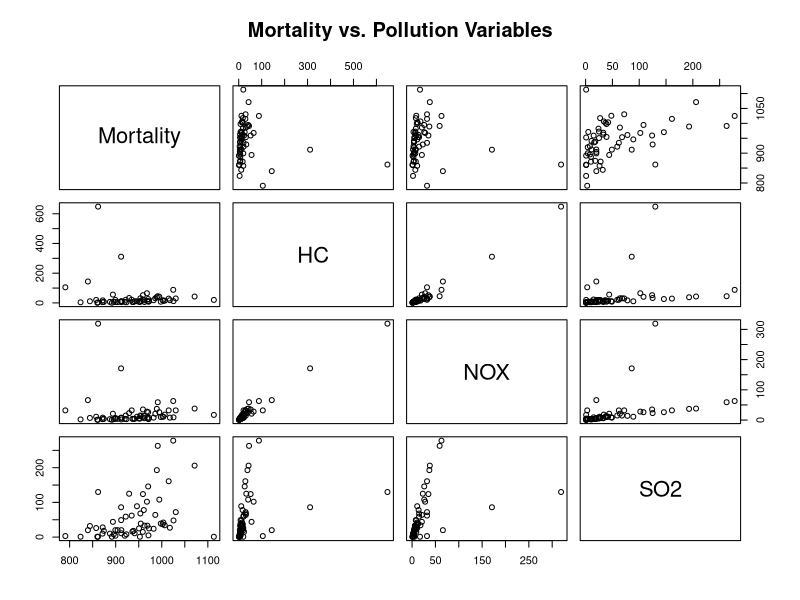

The R script that drew this image:
## ---- chunk 1
knitr::opts_chunk$set(echo = TRUE)
## ---- chunk 2
    mort <- read.csv("mort.csv")
## ---- chunk 3
    pollution_vars <- mort[, c("Mortality", "HC", "NOX", "SO2")]
    pairs(pollution_vars, main = "Mortality vs. Pollution Variables")
    
    # From the scatter-plot matrix, you can see a general upward trend between Mortality 
    # and each of the three pollution measures (HC, NOX, and SO2). Higher pollution 
    # levels tend to coincide with higher mortality rates, although the strength of that 
    # relationship may vary by pollutant. There also appears to be some clustering in the 
    # data: a group of cities with relatively lower pollution and mortality, and another 
    # set with higher values of both. Additionally, the pollution variables themselves 
    # show positive associations with each other, suggesting that cities with high levels 
    # of one pollutant tend to have high levels of the others as well.
## ---- chunk 4
    initial_model <- lm(Mortality ~ Precip + Humidity + JanTemp + JulyTemp + Over65 
                        + House + Educ + Sound + Density + NonWhite + WhiteCol 
                        + Poor, data = mort)
    summary(initial_model)

    library(MASS)
    step_model <- stepAIC(initial_model, direction = "both", trace = FALSE)
    summary(step_model)
    
    # In the final stepwise‐selected model, Mortality is explained best by 
    # Precip, JanTemp, JulyTemp, House, Educ, Density, and NonWhite.
    #
    # Interpreting the regression coefficients:
    # Precipitation (Precip) = higher mortality.
    # Warmer winter (JanTemp) and summer (JulyTemp) = lower mortality.
    # Areas with higher average housing (House) values = lower mortality.
    # Higher levels of education (Educ) = lower mortality.
    # More densely populated areas (Density) = slightly higher mortality.
    # Higher proportions of nonwhite residents (NonWhite) = higher mortality.
## ---- chunk 5
    mort$logHC <- log(mort$HC)
    mort$logNOX <- log(mort$NOX)
    mort$logSO2 <- log(mort$SO2)
    
    final_model <- update(step_model, . ~ . + logHC + logNOX + logSO2)
    summary(final_model)
    
    # logHC suggests that higher levels of hydrocarbons correlate with a slight decrease
    # in mortality— though this effect is relatively weak and only marginally significant.
    # logNOX indicates that higher NO levels are associated with higher mortality. 
    # logSO2 implies that there is no clear evidence of an SO2–mortality relationship.
